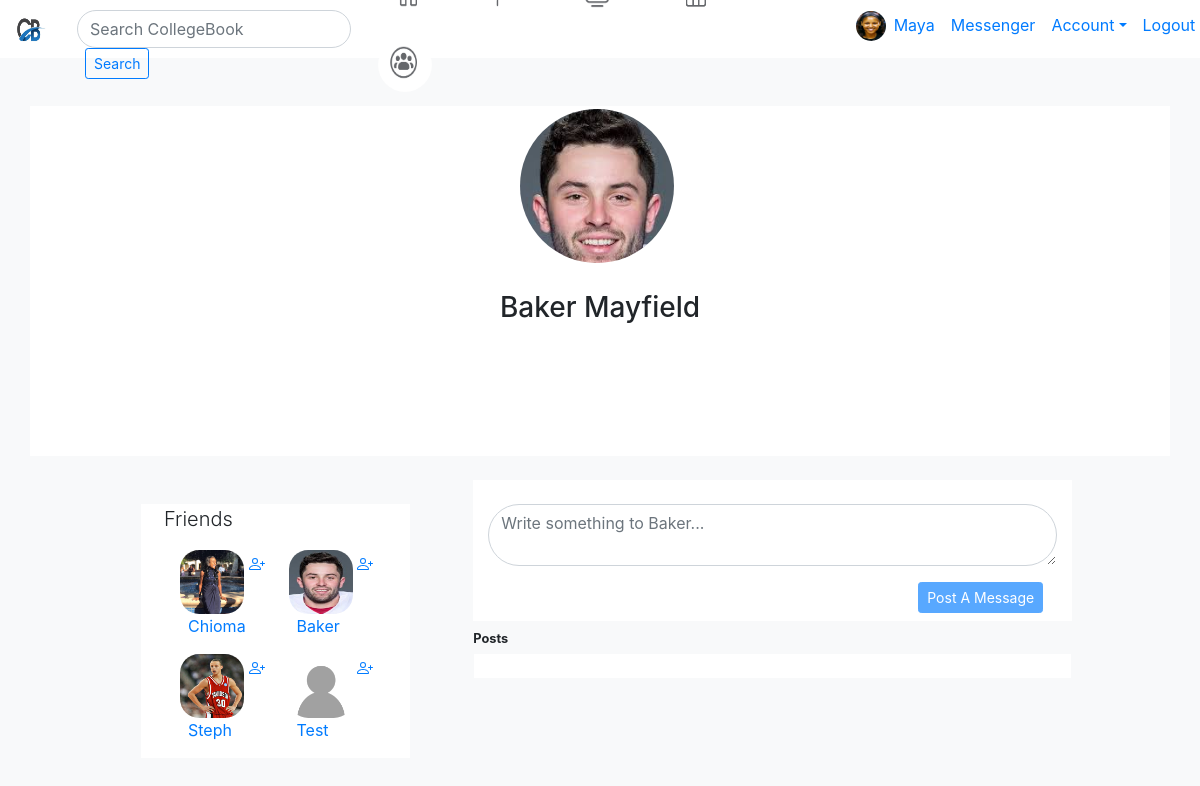
/Baker/Mayfield/9 (signed in), run on the app's committed database.
### wallApp/models.py (models this page shows, shortened)
class User(models.Model):
    firstName = models.CharField(max_length = 255)
    lastName = models.CharField(max_length = 255)
    birthdayMonth = models.CharField(max_length = 30, null = True)
    birthdayDay = models.IntegerField(null = True)
    birthdayYear = models.IntegerField(null = True)
    emailAddress = models.CharField(max_length = 255)
    password = models.CharField(max_length = 255)
    confirmPassword = models.CharField(max_length = 255)
    profilePic= models.ImageField(upload_to='submittedProfilePicImages/', null=True, verbose_name="")
    profileInfo = models.CharField(max_length = 255, default = "")
    friends = models.ManyToManyField('self', related_name="friendship") # Self states this ManyToManyField is symmetrical – that is, if I am your friend, then you are my friend.
    objects = UserManager()
    createdAt = models.DateTimeField(auto_now_add = True)
    updatedAt = models.DateTimeField(auto_now = True)

### wallApp/views.py (the view, shortened to what this page needs)
# urls.py: path('<str:userFirstName>/<str:userLastName>/<int:userId>', views.specificUsersPage, name='specificUsersPage'),
def specificUsersPage(request, userFirstName, userLastName, userId, messageId = 0):
    print("THIS IS THE SPECIFIC USER'S PAGE ROUTE.")
    specificUsersPage = User.objects.get(id=userId) #retreiving from the url
    specificUsersFirstName = User.objects.get(firstName=userFirstName) #retreiving from the url
    specificUsersLastName = User.objects.get(lastName=userLastName) #retreiving from the url
    specificUsersMessages = Message.objects.filter(userReceivesPost = userId).order_by('-createdAt')
    allUsers = User.objects.all()
    print("THIS IS THE LAST PRINT STATEMENT OF THE SPECIFIC USER'S PAGE ROUTE.")
    context = {
        'specificUsersPage': specificUsersPage,
        'specificUsersMessages': specificUsersMessages,
        'allUsers': allUsers,
        'loggedInUser': User.objects.get(id=request.session['loginInfo']),
        }
    return render(request, "specificUserPage.html", context)

### wallApp/templates/specificUserPage.html (shortened to what this page needs)
<!DOCTYPE html>
<html lang="en">
<head>
    <link rel="stylesheet" href="https://stackpath.bootstrapcdn.com/bootstrap/4.5.0/css/bootstrap.min.css"
>
    <link rel="stylesheet" href="//code.jquery.com/ui/1.12.1/themes/base/jquery-ui.css">
    {% load static %}
    <link rel="stylesheet" href="{% static 'css/collegeWall.css' %}">
</head>
<body class="bg-light">
    <nav class="navbar navbar-expand-lg navbar-blue bg-white" id="navBar">
        <a class="navbar-brand" href="">
            <img id="logoIcon" src="{% static 'Images/logo.png' %}" alt="A stock image of a logo with the two letters CB to represent Collegebook." />
        </a>
            <form class="form-inline col-sm-3" id="searchBarForm">
                <input class="form-control rounded-pill " id="searchBarInput" type="search" placeholder="Search CollegeBook" aria-label="Search">
                <button class="btn btn-outline-primary btn-sm ml-2" id="searchBarButton" type="submit">Search</button>
            </form>
        <div class="col-sm-5 "  id="navIconsDiv mt-2">
            <button class="btn btn-outline-light my-2 my-sm-0 buttonOfNavIcons">
                <img class=" mr-3" id="navIconHome" src="{% static 'Images/home.png' %}" alt="A stock image of a logo with the two letters CB to represent Collegebook." />
            </button>
            <button class="btn btn-outline-light my-2 my-sm-0 pl-2 pr-2 buttonOfNavIcons">
                <img class="mr-3" id="navIconPage" src="{% static 'Images/pages.png' %}" alt="A stock image of a logo with the two letters CB to represent Collegebook." />
            </button>
            <button class="btn btn-outline-light my-2 my-sm-0 pl-2 pr-2 buttonOfNavIcons">
                <img class="mr-3" id="navIconWatch" src="{% static 'Images/watch.png' %}" alt="A stock image of a logo with the two letters CB to represent Collegebook." />
            </button>
            <button class="btn btn-outline-light my-2 my-sm-0 pl-2 pr-2 buttonOfNavIcons">
                <img class="mr-3" id="navIconMarketplace" src="{% static 'Images/marketplace.png' %}" alt="A stock image of a logo with the two letters CB to represent Collegebook." />
            </button>
            <button class="btn btn-outline-light my-2 my-sm-0 pl-2 pr-4 buttonOfNavIcons">
                <img class="mr-3" id="navIconGroups" src="{% static 'Images/groups.png' %}" alt="A stock image of a logo with the two letters CB to represent Collegebook." />
            </button>
        </div>
        <div class="col-sm-3 mb-2" id="">
            <ul class="navbar-nav mr-auto">
                <li class="nav-item active">
                    <a id="linkForNavIconProfPic" href="/home" class="d-inline ">
                    {% if not loggedInUser.profilePic == "" %}
                        <img src='{{ loggedInUser.profilePic }}' id="navIconProfPic" class="d-inline">
                    {% endif %}
                    </a>
                    <li class="nav-item">
                        <a class="nav-link" href="/home">{{loggedInUser.firstName}}</a>
                    </li>
                    <li class="nav-item">
                        <a class="nav-link" href="">Messenger</a>
                    </li>
                </li>
                <li class="nav-item dropdown">
                    <a class="nav-link dropdown-toggle" href="" id="dropdownSymbol" role="button" data-toggle="dropdown">Account</a>
                </li>
                <li class="nav-item active">
                    <a class="nav-link" href="/logout">Logout <span class="sr-only">(current)</span></a>
                </li>
            </ul>
        </div>
    </nav>
    <div class="container">
        <div class="row bg-white mt-5">
            <div class="col-sm bg-white">
            </div>
            <div class="col-sm profilePicBanner">
                    <div id="profilePicContainer">
                        <img src='{{ specificUsersPage.profilePic }}' id="thumbnail" class="uploadedPhotoProperties">
                    </div>
                    <h3 class="" id="userNameText">{{specificUsersPage.firstName}} {{specificUsersPage.lastName}}</h3>
            </div>
            <div class="col-sm bg-white">
            </div>
        </div>
        <div class="row ml-5 mt-4">
            <div class="col-sm-3 mt-4 ml-5 bg-white friendsDiv">
                <p class="lead mr-2 pl-2">Friends</p>
                {% for user in allUsers %}
                    {% if loggedInUser.id != user.id  %}
                        {% if user.profilePic == "" %}
                <figure class="ml-4 d-inline-block">
                    <a href="/{{user.firstName}}/{{user.lastName}}/{{user.id}}">
                        <img src="{% static 'Images/blankAvatar.png' %}" id="" class="friendsIconProfPic " alt="A thumbnail photo of the user">
                        <figcaption class="ml-2">{{user.firstName}}</figcaption>
                    </a>
                </figure>
                    <a href="/home">
                    </a>
                    {% else %}
                <div class="d-inline-block">
                    <figure class="ml-4">
                        <a href="/{{user.firstName}}/{{user.lastName}}/{{user.id}}">
                            <img src="{{user.profilePic}}" id="" class="friendsIconProfPic" alt="A thumbnail photo of the user">
                        </a>
                        <a href="/home">
                        </a>
                        <a href="/{{user.firstName}}/{{user.lastName}}/{{user.id}}">
                            <figcaption class="ml-2">{{user.firstName}}</figcaption>
                        </a>
                    </figure>
                </div>
                        {% endif%}
                    {% endif %}
                {% endfor %}
            </div>
            <div class="col-sm-7 ml-5">
                <form class="mb-2 bg-white col-sm-12" action="" method="post" id="postAMessageForm">
                    <div class="form-group">
                        <textarea class="form-control rounded-pill" id="userMessageID" name="userMessage" rows="2" placeholder="Write something to {{specificUsersPage.firstName}}... "></textarea>
                    </div>
                    <button type="submit" class="btn btn-primary mb-2 btn-sm" id="postAMessageButton">Post A Message</button>
                </form>
                <small class="font-weight-bold">Posts</small>
                <table class="table table-borderless">
                    <tbody>
                        <tr>
                            <td class="border border border-light bg-white">
                            </td>
                        </tr>
                    </tbody>
                </table>
            </div>
        </div>
    </div>
</body>
</html>

### wallApp/static/CSS/collegeWall.css (style rules this page uses)
* { vertical-align: top; }
.buttonOfNavIcons { border-color: transparent; margin-top: 8px; }
.friendsIconProfPic { width: 64px; height: 64px; border-radius: 30%; position: relative; }
.friendsDiv { display: table; width: 254px; }
#logoIcon { width: 30px; height: 30px; border-radius: 60%; }
#navBar { height: 58px; }
#navIconGroups { width: 54px; height: 54px; border-radius: 60%; }
#navIconHome { width: 54px; height: 54px; border-radius: 60%; }
#navIconMarketplace { width: 60px; height: 50px; margin-top: 6px; border-radius: 60%; }
#navIconPage { width: 50px; height: 40px; border-radius: 60%; margin-top: -4px; }
#navIconProfPic { width: 30px; height: 30px; border-radius: 60%; margin-top: 6px; }
#navIconWatch { width: 60px; height: 60px; border-radius: 60%; margin-top: -2px; }
#postAMessageButton { margin-left:430px; }
.profilePicBanner { background-color: white; height: 350px; }
#profilePicContainer { height: 160px; width: 160px; border: 3px dashed darkgray; background-color: #fafafa; font-family: "Calibri"; font-size: 9px; text-align: center; vertical-align: middle; padding-top: 30px; color: darkgrey; cursor: pointer; border-radius: 50%; margin-left: 92px; margin-bottom: 25px; position: relative; overflow: hidden; }
#searchBarForm { height: 38px; width: 180px; }
.uploadedPhotoProperties { position: absolute; top: -10px; left: 50%; width: 110%; transform: translateX(-50%); }
#userNameText { text-align: center; }

### data on the page
User: firstName "Maya"
User: profilePic (picture), firstName "Baker", lastName "Mayfield", userMessage "Write something to Baker..."
User: shows a picture, firstName "Chioma"
User: shows a picture, firstName "Steph"
User: firstName "Test"
